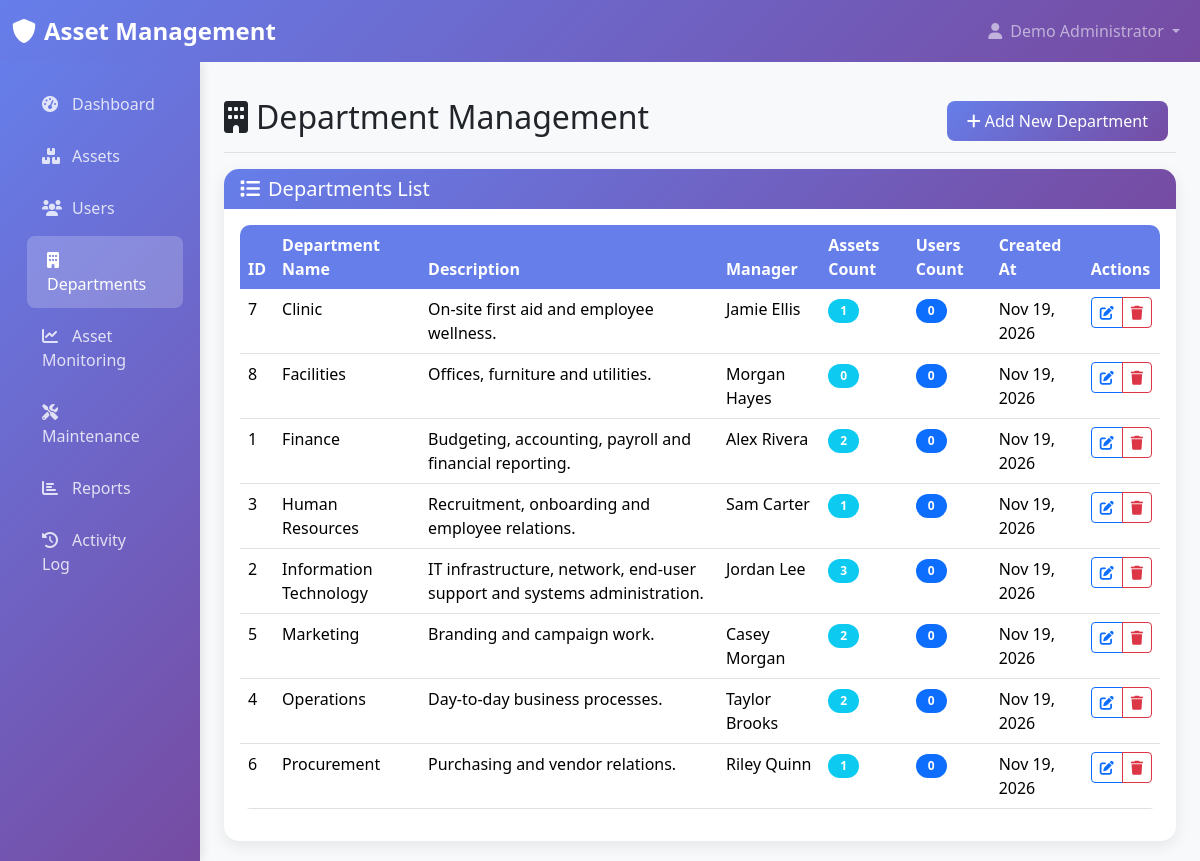
Screenshot of /departments/departments.php (signed in) with the database file from the repository.
### tables this page shows
CREATE TABLE `departments` (
  `department_id` int(11) NOT NULL,
  `department_name` varchar(255) NOT NULL,
  `description` text DEFAULT NULL,
  `manager` varchar(255) DEFAULT NULL,
  `manager_email` varchar(255) DEFAULT NULL,
  `manager_contact` varchar(50) DEFAULT NULL,
  `status` enum('Active','Inactive') DEFAULT 'Active',
  `created_at` timestamp NOT NULL DEFAULT current_timestamp(),
  `updated_at` timestamp NOT NULL DEFAULT current_timestamp() ON UPDATE current_timestamp()
);

### config/database.php (called while the page is built, shortened)
<?php
function formatDate($date) {
    return date('M d, Y', strtotime($date));
}
?>

### departments/departments.php (the view, shortened to what this page needs)
<?php
require_once '../config/database.php';
require_once '../includes/header.php';
try {
    $pdo = getDB();
    $stmt = $pdo->query("
        SELECT d.*,
               COUNT(DISTINCT a.asset_id) as asset_count,
               COUNT(DISTINCT u.user_id) as user_count
        FROM departments d
        LEFT JOIN assets a ON d.department_id = a.department_id
        LEFT JOIN users u ON d.department_id = u.department_id
        GROUP BY d.department_id
        ORDER BY d.department_name
    ");
    $departments = $stmt->fetchAll();
} catch (PDOException $e) {
    $error = "Database error: " . $e->getMessage();
}
?>
<div class="d-flex justify-content-between flex-wrap flex-md-nowrap align-items-center pt-3 pb-2 mb-3 border-bottom">
    <h1 class="h2"><i class="fas fa-building me-2"></i>Department Management</h1>
    <div class="btn-toolbar mb-2 mb-md-0">
        <div class="btn-group me-2">
            <button type="button" class="btn btn-primary" data-bs-toggle="modal" data-bs-target="#departmentModal" onclick="openDepartmentModal()">
                <i class="fas fa-plus me-1"></i>Add New Department
            </button>
        </div>
    </div>
</div>
<div class="card">
    <div class="card-header">
        <h5 class="mb-0"><i class="fas fa-list me-2"></i>Departments List</h5>
    </div>
    <div class="card-body">
        <div class="table-responsive">
            <table class="table table-hover" id="departmentsTable">
                <thead>
                    <tr>
                        <th>ID</th>
                        <th>Department Name</th>
                        <th>Description</th>
                        <th>Manager</th>
                        <th>Assets Count</th>
                        <th>Users Count</th>
                        <th>Created At</th>
                        <th>Actions</th>
                    </tr>
                </thead>
                <tbody>
                    <?php foreach ($departments as $department): ?>
                        <tr>
                            <td><?php echo $department['department_id']; ?></td>
                            <td><?php echo htmlspecialchars($department['department_name']); ?></td>
                            <td><?php echo htmlspecialchars($department['description'] ?: 'N/A'); ?></td>
                            <td><?php echo htmlspecialchars($department['manager'] ?: 'N/A'); ?></td>
                            <td>
                                <span class="badge bg-info"><?php echo $department['asset_count']; ?></span>
                            </td>
                            <td>
                                <span class="badge bg-primary"><?php echo $department['user_count']; ?></span>
                            </td>
                            <td><?php echo formatDate($department['created_at']); ?></td>
                            <td>
                                <div class="btn-group" role="group">
                                    <button type="button" class="btn btn-sm btn-outline-primary"
                                            onclick="editDepartment(<?php echo htmlspecialchars(json_encode($department)); ?>)"
                                            data-bs-toggle="tooltip" title="Edit Department">
                                        <i class="fas fa-edit"></i>
                                    </button>
                                    <button type="button" class="btn btn-sm btn-outline-danger"
                                            onclick="deleteDepartment(<?php echo $department['department_id']; ?>, <?php echo htmlspecialchars(json_encode($department['department_name']), ENT_QUOTES); ?>,<?php echo $department['asset_count']; ?>, <?php echo $department['user_count']; ?>)"
                                            data-bs-toggle="tooltip" title="Delete Department">
                                        <i class="fas fa-trash"></i>
                                    </button>
                                </div>
                            </td>
                        </tr>
                    <?php endforeach; ?>
                </tbody>
            </table>
        </div>
    </div>
</div>
<?php require_once '../includes/footer.php'; ?>

### includes/header.php (style rules this page uses)
:root { --primary-color: #667eea; --secondary-color: #764ba2; --success-color: #28a745; --danger-color: #dc3545; --warning-color: #ffc107; --info-color: #17a2b8; }
body { background-color: #f8f9fa; font-family: 'Segoe UI', Tahoma, Geneva, Verdana, sans-serif; }
.card { border: none; border-radius: 15px; box-shadow: 0 5px 15px rgba(0,0,0,0.08); transition: transform 0.2s ease; }
.card-header { background: linear-gradient(135deg, var(--primary-color) 0%, var(--secondary-color) 100%); color: white; border-radius: 15px 15px 0 0 !important; border: none; }
.btn-primary { background: linear-gradient(135deg, var(--primary-color) 0%, var(--secondary-color) 100%); border: none; border-radius: 8px; padding: 8px 20px; transition: all 0.3s ease; }
.table { border-radius: 10px; overflow: hidden; }
.table thead th { background-color: var(--primary-color); color: white; border: none; font-weight: 600; }
.badge { border-radius: 20px; padding: 6px 12px; }

### rows the page displays
departments: department_id "7", department_name "Clinic", description "On-site first aid and employee wellness.", manager "Jamie Ellis", asset_count "1", user_count "0", created_at "Nov 19, 2026"
departments: department_id "8", department_name "Facilities", description "Offices, furniture and utilities.", manager "Morgan Hayes", asset_count "0", user_count "0", created_at "Nov 19, 2026"
departments: department_id "1", department_name "Finance", description "Budgeting, accounting, payroll and financial reporting.", manager "Alex Rivera", asset_count "2", user_count "0", created_at "Nov 19, 2026"
departments: department_id "3", department_name "Human Resources", description "Recruitment, onboarding and employee relations.", manager "Sam Carter", asset_count "1", user_count "0", created_at "Nov 19, 2026"
departments: department_id "2", department_name "Information Technology", description "IT infrastructure, network, end-user support and systems administration.", manager "Jordan Lee", asset_count "3", user_count "0", created_at "Nov 19, 2026"
departments: department_id "5", department_name "Marketing", description "Branding and campaign work.", manager "Casey Morgan", asset_count "2", user_count "0", created_at "Nov 19, 2026"
departments: department_id "4", department_name "Operations", description "Day-to-day business processes.", manager "Taylor Brooks", asset_count "2", user_count "0", created_at "Nov 19, 2026"
departments: department_id "6", department_name "Procurement", description "Purchasing and vendor relations.", manager "Riley Quinn", asset_count "1", user_count "0", created_at "Nov 19, 2026"

### other values shown
$_SESSION['full_name'] "Demo Administrator"
